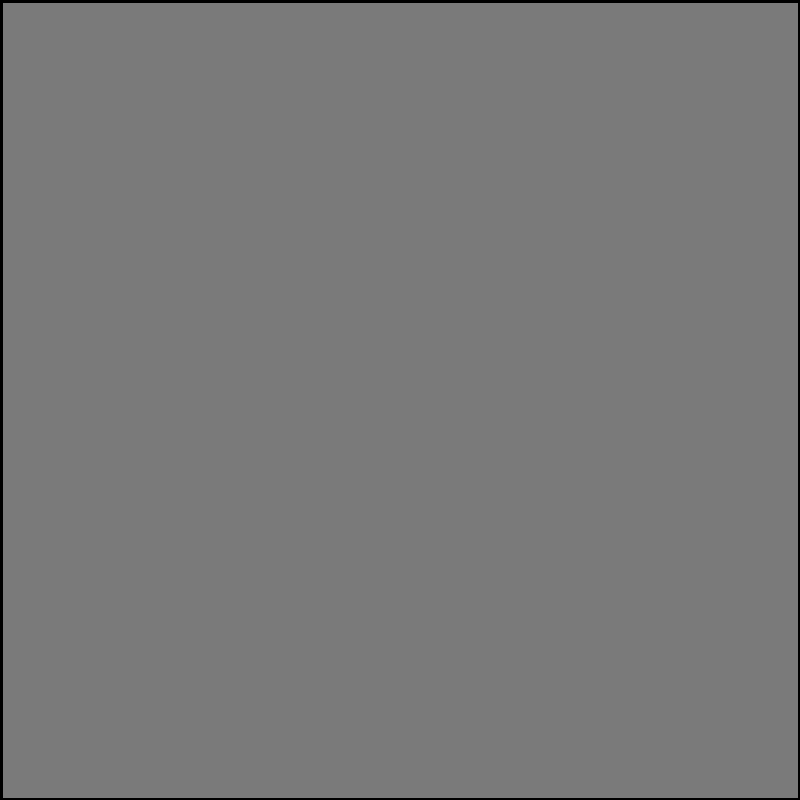
Frame 1 (no input)
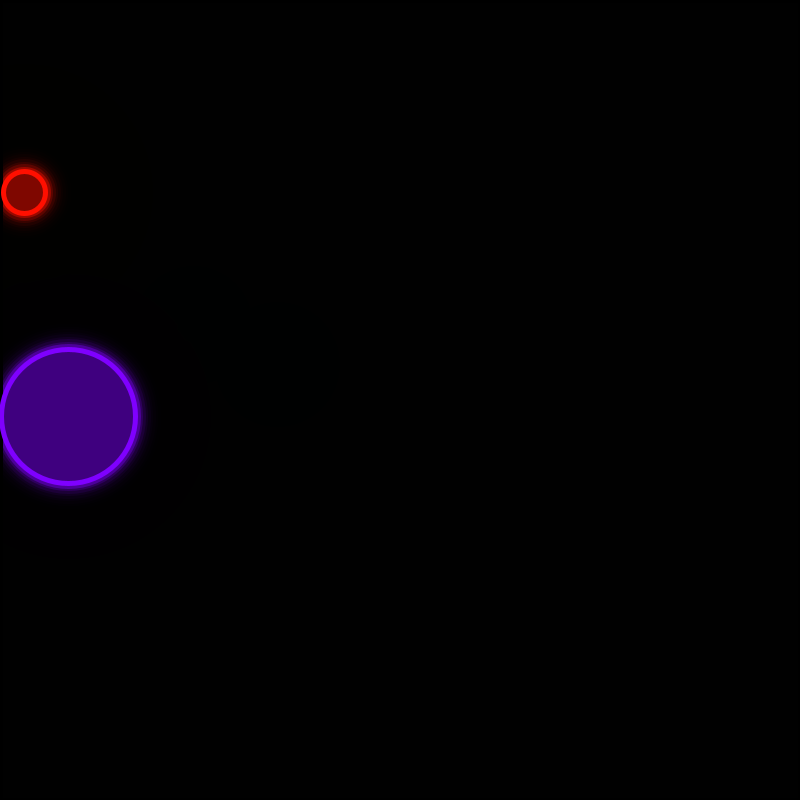
Frame 60 (the mouse pressed at the canvas centre just before this capture)
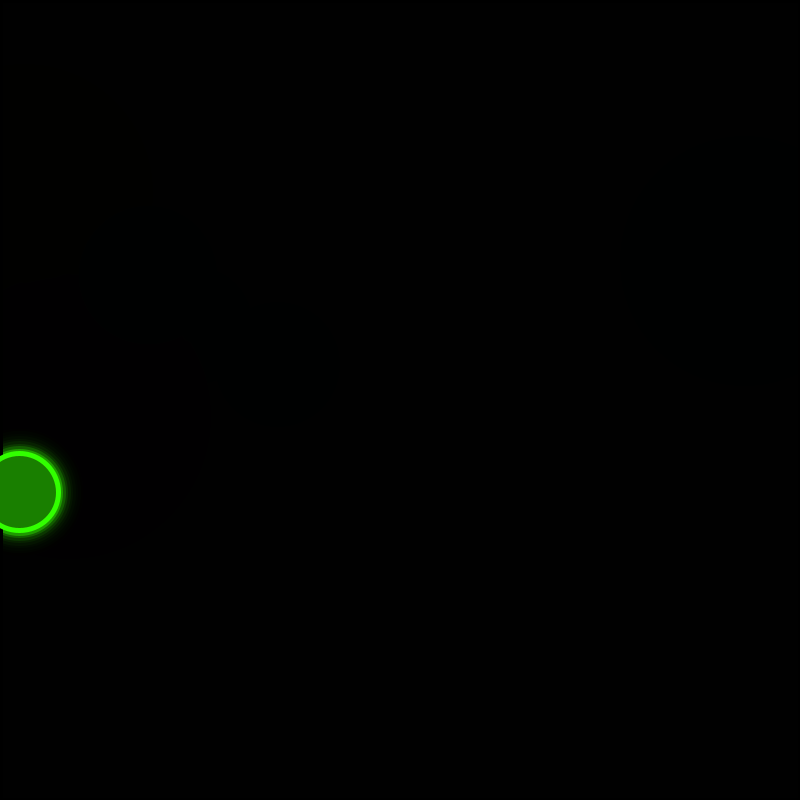
Frame 120 (the mouse held since frame 60 and released just before this capture)

The Processing sketch that drew these frames (run headless with seeded random() and noise(); from frame 60 on, the mouse is pressed at the canvas centre):

// Processing sketch: processing_127327
// ── processing_127327.pde

ArrayList<Bola> bolas=new ArrayList<Bola>();
ArrayList<Fogo> fogos=new ArrayList<Fogo>();
ArrayList<Fragmento> frag=new ArrayList<Fragmento>();
PVector g;
float chance;
int i, j, a;

void setup()
{
  size(800, 800);
  strokeWeight(5);
  colorMode(HSB, 100);
  g=new PVector(0, 0.07);
}

void draw()
{
  fill(0, 0, 0, 40);
  stroke(0);
  rect(0, 0, width, height);
  chance=5+abs(mouseX-pmouseX);
  if(random(100)<chance)
  {
    bolas.add(new Bola());
  }
  for(i=0; i<bolas.size(); i=i+1)
  {
    bolas.get(i).desenhar();
  }
  for(i=0; i<fogos.size(); i=i+1)
  {
    fogos.get(i).mover();
  }
  for(i=0; i<frag.size(); i=i+1)
  {
    frag.get(i).mover();
  }
}

void keyPressed()
{
  if(key=='f' || key=='F')
  {
    fogos.add(new Fogo());
  }
}

class Bola
{
  PVector pos;
  int h;
  float t;
  
  Bola()
  {
    pos=new PVector(random(width), random(height));
    h=int(random(100));
    t=random(100, 300);
  }
  
  void desenhar()
  {
    if(t>0)
    {
      stroke(h, 100, 100);
      fill(h, 100, 50);
      ellipse(pos.x, pos.y, t, t);
      t=t-5;
    }
    else
    {
      bolas.remove(i);
    }
  }
}

class Fogo
{
  ArrayList<PVector> rastro;
  PVector pos, vel;
  int h;
  
  Fogo()
  {
    if(random(100)<50)
    {
      pos=new PVector(random(width/2), height);
      vel=new PVector(random(2, 4), random(-10, -6));
    }
    else
    {
      pos=new PVector(random(width/2, width), height);
      vel=new PVector(random(-4, -2), random(-10, -6));
    }
    h=int(random(100));
    rastro=new ArrayList<PVector>();
  }
  
  void mover()
  {
    if(vel.y<0)
    {
      if(rastro.size()==20)
      {
        rastro.remove(0);
      }
      rastro.add(new PVector(pos.x, pos.y));
      vel.add(g);
      pos.add(vel);
      stroke(h, 100, 100);
      fill(h, 100, 50);
      rect(pos.x, pos.y, 10, 10);
      for(j=0; j<rastro.size(); j=j+1)
      {
        rect(rastro.get(j).x, rastro.get(j).y, j/2, j/2);
      }
    }
    else
    {
      a=0;
      while(a<50)
      {
        frag.add(new Fragmento());
        a=a+1;
      }
      fogos.remove(i);
    }
  }
}

class Fragmento
{
  ArrayList<PVector> rastro;
  PVector pos, vel;
  int h;
  
  Fragmento()
  {
    pos=new PVector(fogos.get(i).pos.x, fogos.get(i).pos.y);
    vel=new PVector(random(-5, 5), random(-5, 5));
    h=fogos.get(i).h;
    rastro=new ArrayList<PVector>();
  }
  
  void mover()
  {
    if(mag(vel.x, vel.y)>0.5)
    {
      if(rastro.size()==10)
      {
        rastro.remove(0);
      }
      rastro.add(new PVector(pos.x, pos.y));
      pos.add(vel);
      vel.mult(0.98);
      stroke(h, 100, 100);
      fill(h, 100, 50);
      rect(pos.x, pos.y, 5, 5);
      for(j=0; j<rastro.size(); j=j+1)
      {
        rect(rastro.get(j).x, rastro.get(j).y, j/2, j/2);
      }
    }
    else
    {
      frag.remove(i);
    }
  }
}
